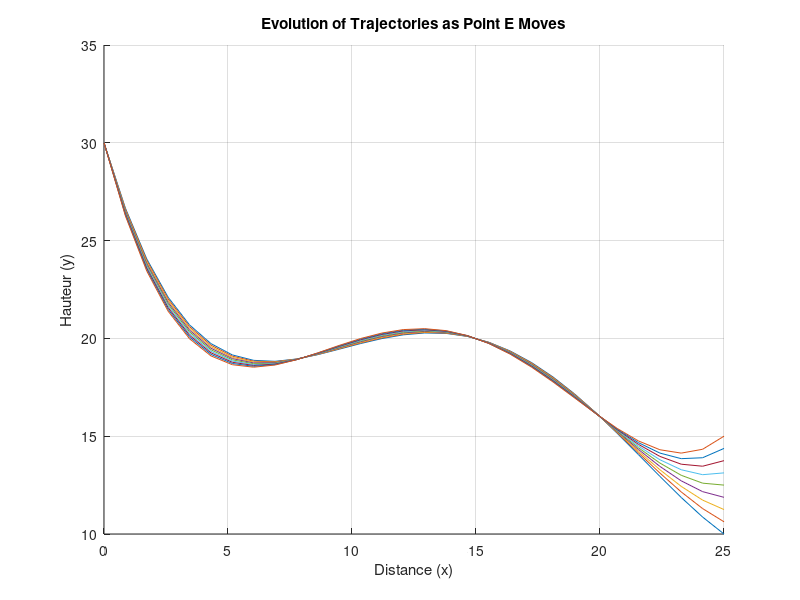
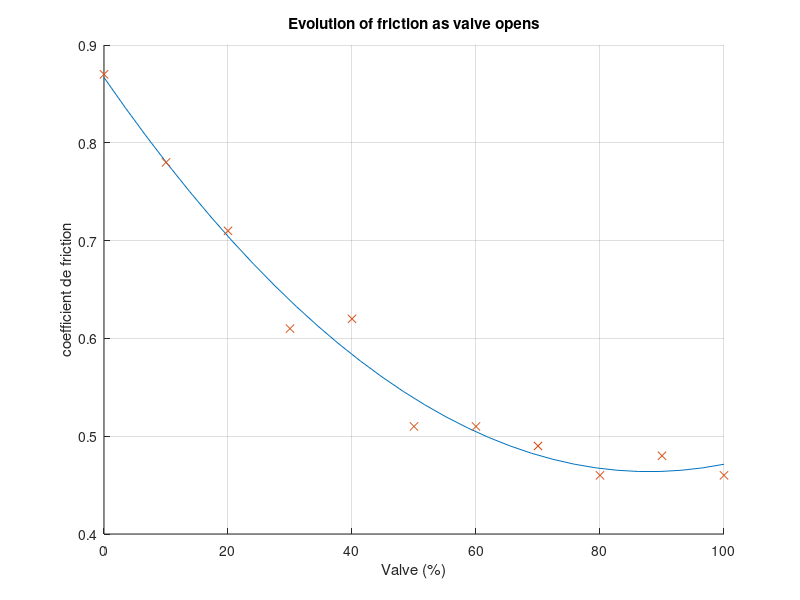
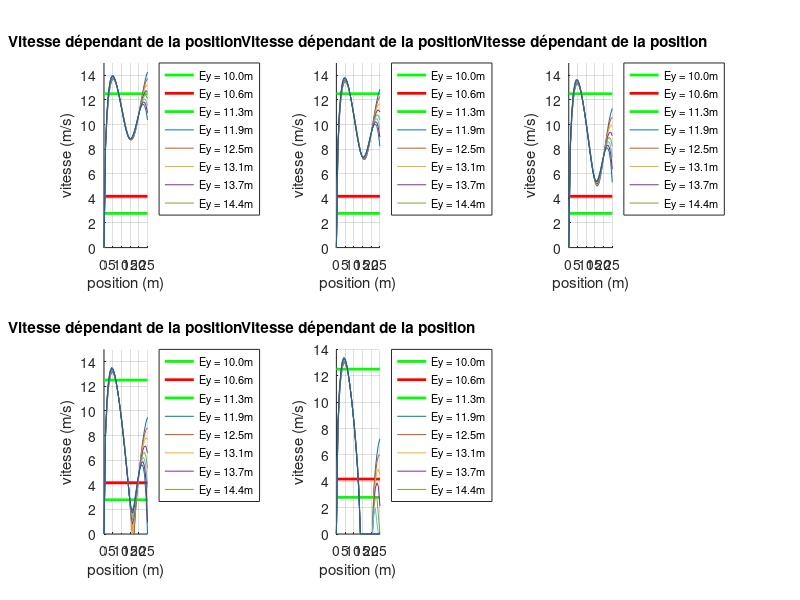

Reproduce these figures in MATLAB, in order.
% s'assure que tout est reset à chaque run
clc;
close all;
clear all;
pkg load signal;

nbPlots = 8;
nbPoints = 30;
polynomeDegree = 4;

% − Valeur de 𝑦𝑓 (hauteur à la fin de la trajectoire au point E).
% − Coefficient de friction dynamique μ𝑓 choisi avec l’erreur RMS de l’approximation.
% − Vitesse finale du participant au point E, erreur dans cette vitesse causée par l’erreur RMS dans μ𝑓.
% − Graphique de la vitesse du participant le long de la trajectoire (en fonction de la coordonnée horizontale, x)
% − Graphique des données avec droite de lissage et son erreur quadratique / RMS ou sa corrélation.
% − Ouverture de la valve en % qui correspond au coefficient de friction selon le polynôme d’approximation.

yIni = 30;
m = 80;
g = 9.81;
mg = m * g;

A = [0, 30];
B = [8,19];
C = [15, 20];
D = [20, 16];
E = [25, 0];
listX = [A(1), B(1), C(1), D(1), E(1)];
p = zeros(nbPlots + 1, polynomeDegree + 1);

for i = 0:nbPlots
  E(2) = (10 + (i / (nbPlots / 5)));
  listY = [A(2), B(2), C(2), D(2), E(2)];
  p(i + 1, :) = polyfit(listX, listY, polynomeDegree);
endfor

disp("finished calculating polynomials");


xPoints = linspace(0, 25, nbPoints);
trajectoires = zeros(length(xPoints), nbPlots + 1);
derivatives = zeros(length(xPoints), nbPlots + 1);
angles = zeros(length(xPoints), nbPlots + 1);

figure; hold on; grid on;
title('Evolution of Trajectories as Point E Moves');
xlabel('Distance (x)'); ylabel('Hauteur (y)');

for i = 1:(nbPlots + 1)
    current_coeffs = p(i, :);

    height = polyval(current_coeffs, xPoints);

    trajectoires(:, i) = height;

    derivedp = polyder(current_coeffs);

    der = polyval(derivedp, xPoints);

    angles(:, i) = atan(der);

    derivatives(:, i) = der;

    % Plot it immediately to see the "fanning" effect
    plot(xPoints, height);
endfor

disp("finished calculating curves");
disp("finished calculating derived curves");

% friction time

figure; hold on; grid on;
title('Evolution of friction as valve opens');
xlabel('Valve (%)'); ylabel('coefficient de friction');

ouverture = [0 10 20 30 40 50 60 70 80 90 100];
muEmp = [0.87 0.78 0.71 0.61 0.62 0.51 0.51 0.49 0.46 0.48 0.46];
nbPlotsMu = length(ouverture);
xPoints = linspace(0, 100, nbPoints);

pMu = polyfit(ouverture, muEmp, 2);
muPlot = polyval(pMu, xPoints);
muTrajectoire = polyval(pMu, ouverture);
plot(xPoints, muPlot);
plot(ouverture, muEmp, 'x');

err = zeros(nbPlotsMu, 1);

disp("finished calculating friction curve");
disp(length(muTrajectoire));

%err(:, 1) = abs(muTrajectoire(1) - muEmp(1));
for i = 1:nbPlotsMu
  err(i) = muTrajectoire((ouverture(i) / 10) + 1) - muEmp(i);
endfor

disp(length(err));
% muErr = muErr = sqrt((1 / length(err)) * sum(err.^2));
muErr = sqrt(mean(err.^2));
disp(length(muErr));

disp("finished finding friction's imprecision");
disp(muErr);

%plot(xPoints, muTrajectoire - muErr(:));
%plot(xPoints, muTrajectoire + muErr(:));

% Vitesse time
%
% Eg = Ep + Ek + W
%
% friction = mu * mg * cos(angles) * x
%
% W = - integral(friction, 0, x)
%
% Ep = mg * trajectoires
%
% Ek = (mv²) / 2
%
% since m est partout on peut l'enlever. après quelques bougeages on en revient à
%
% v = sqrt(2g(yIni - trajectoire(x) - W(x)))

figure; hold on; grid on;

kmhToMs = (1000/3600);
xValve = linspace(0, 100, nbPoints);
xPoints = linspace(0, 25, nbPoints);

x_lims = [0, xPoints(end)];

for j = 1:5
  subplot(2, 3, j);
  hold on; grid on;
  plot(x_lims, [45 * kmhToMs, 45 * kmhToMs], 'g', 'LineWidth', 2); % Green bar
  plot(x_lims, [15 * kmhToMs, 15 * kmhToMs], 'r', 'LineWidth', 2); % red bar
  plot(x_lims, [10 * kmhToMs, 10 * kmhToMs], 'g', 'LineWidth', 2); % Green bar
  mu = 0.1 * j + 0.4

  % Initialize a container for legend labels
  labels = {};

  for i = 1:nbPlots
    height = trajectoires(:, i);
    height(end)
    angle = angles(:, i)';
    friction =  cos(angle);
    frictionMax = (mu + muErr) * g * cos(angle);
    frictionMin = (mu - muErr) * g * cos(angle);

    W = cumtrapz(xPoints(:), friction(:));
    WMax = cumtrapz(frictionMax(:), xPoints(:));
    WMin = cumtrapz(frictionMin(:), xPoints(:));

    % 3. Energy Balance: v = sqrt( 2 * (G_potential_loss - Work_loss) )
    % Height loss is (yIni - height)
    energy_balance = (g * (yIni - height(:))) - (mu * g .* W(:));

    % Ensure we don't take the square root of a negative (if friction stops the person)
    energy_balance(energy_balance < 0) = 0;

    v = sqrt(2 * energy_balance);

    plot(xPoints, v);
  %  plot(xPoints, vMin .* msToKmh);
  %  plot(xPoints, vMax .* msToKmh);
    axis([0 25 0 15]);
    labels{i} = [ 'Ey = ', num2str(height(end), '%.1f'), 'm' ];
  endfor
  legend(labels, 'location', 'northeastoutside', 'FontSize', 8);
  title(['mu (+/- ', num2str(muErr),')= ', num2str(mu)]);
  title('Vitesse dépendant de la position');
  xlabel('position (m)'); ylabel('vitesse (m/s)');
endfor

axis auto;



